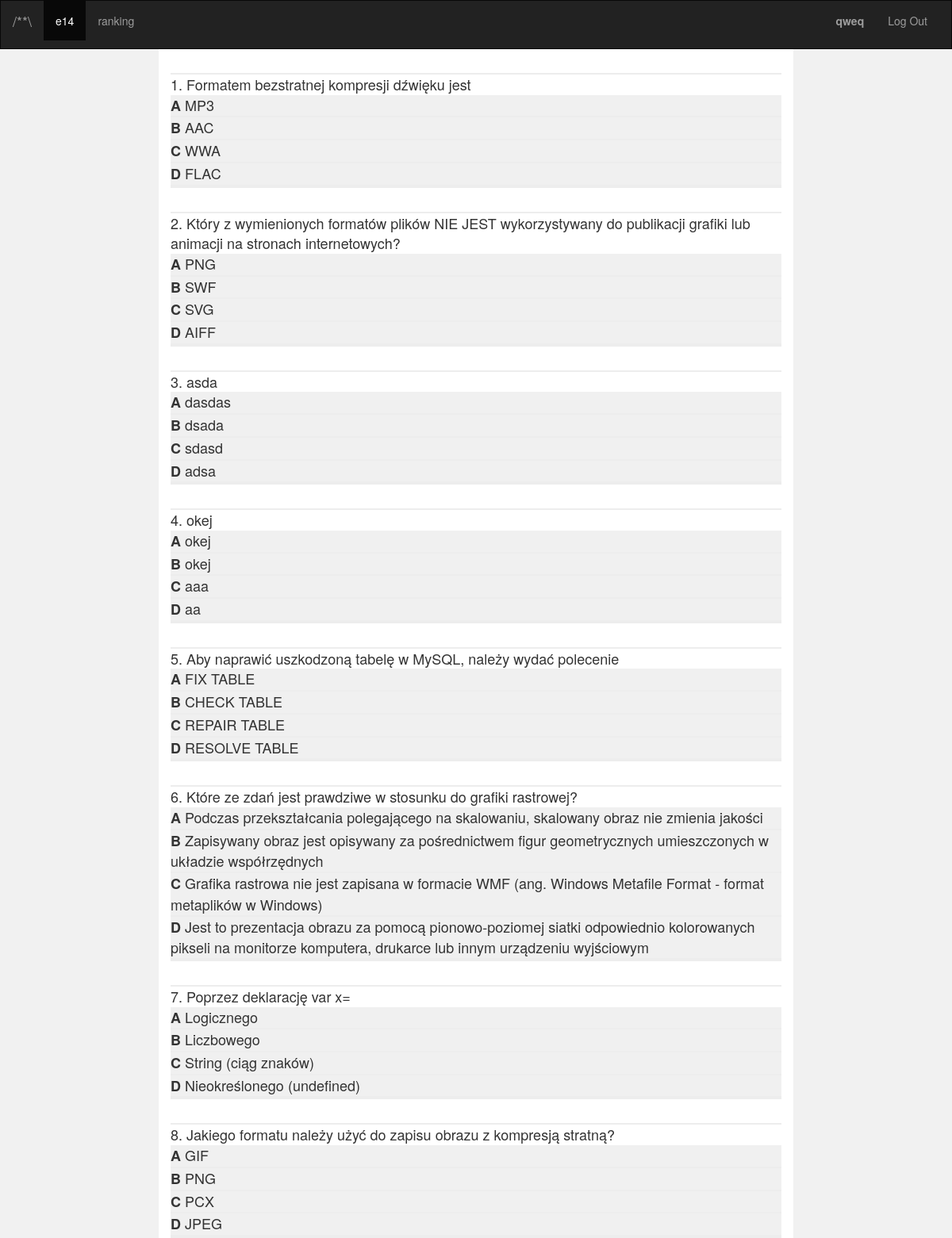
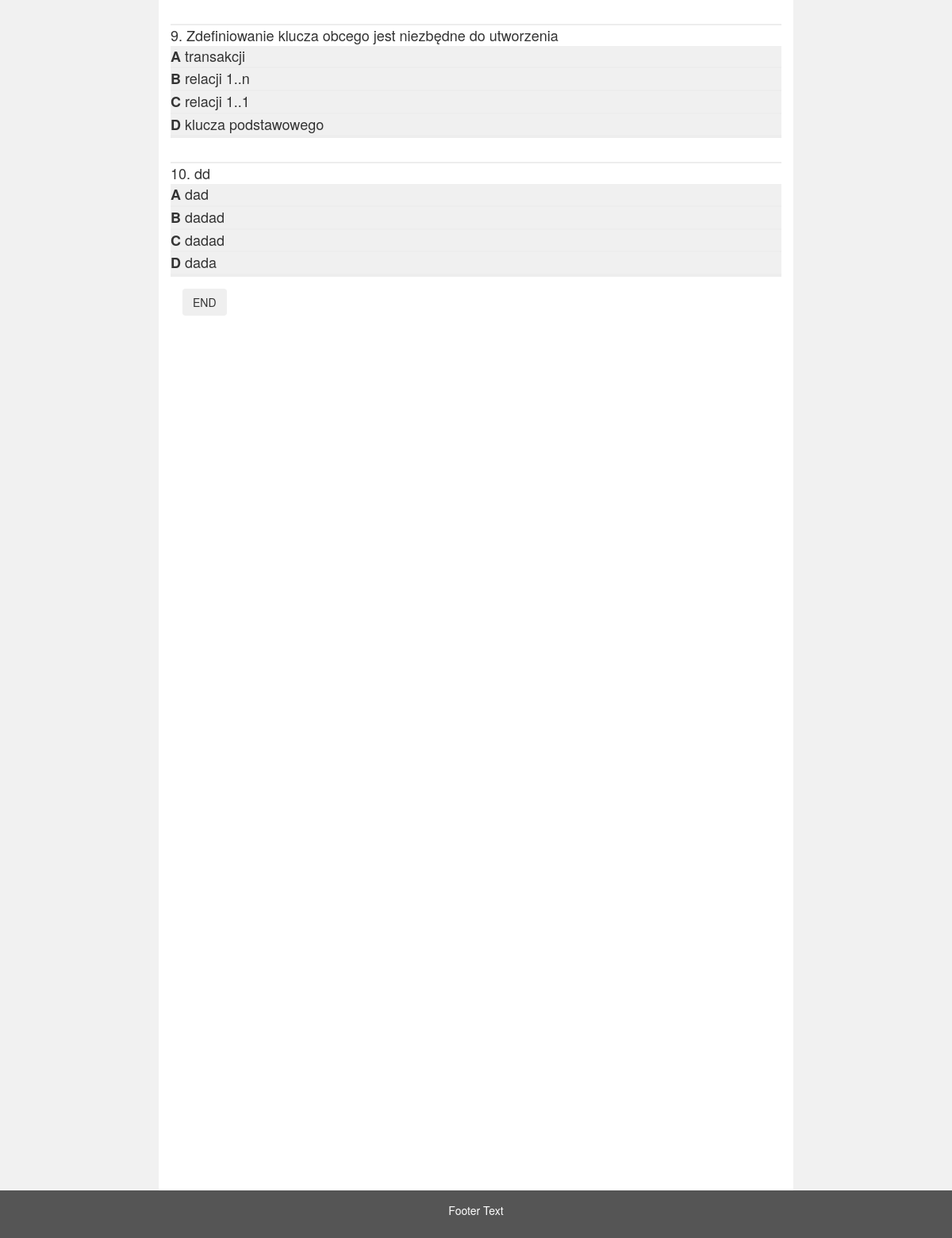
The app's page /main.php (signed in) with its own data (2 pictures, top to bottom).
### tables this page shows
CREATE TABLE `questions` (
  `id` int(11) NOT NULL,
  `question` text NOT NULL,
  `a` text NOT NULL,
  `b` text NOT NULL,
  `c` text NOT NULL,
  `d` text NOT NULL,
  `answer` varchar(4) NOT NULL
);

### main.php (the view, shortened to what this page needs)
<!DOCTYPE html>
<html lang = 'en'>
<head>
<link rel = 'stylesheet' href = 'https://maxcdn.bootstrapcdn.com/bootstrap/3.4.1/css/bootstrap.min.css'>
</head>
<body>
<nav class="navbar navbar-inverse">
  <div class="container-fluid">
    <div class="navbar-header">
      <a class="navbar-brand" href="#">/**\</a>
    </div>
    <div class="collapse navbar-collapse" id="myNavbar">
      <ul class="nav navbar-nav">
        <li class="active" ><a href="#">e14</a></li>
        <li><a href="ranking.php">ranking</a></li>
      </ul>
      <ul class="nav navbar-nav navbar-right">
        <?php  if (isset($_SESSION['username'])) : ?>
            <li><a href="#">
    	      <strong><?php echo $_SESSION['username']; ?></strong></p>
            </a></li>
            <li><a href="index.php?logout='1'">Log Out
          </a></li>
          <?php  else:  ?>
        <li><a href="./index.php"><span class="glyphicon glyphicon-log-in"></span> Login</a></li>
        <?php endif ?>
      </ul>
    </div>
  </div>
</nav>
<div class="container-fluid text-center">
  <div class="row content">
    <div class="col-sm-2 sidenav">
    </div>
    <div class="col-sm-8 text-left">
      <?php
      $conn = new mysqli('localhost', 'root', '', 'registration');
    $Number = 1;
    $Answers = array();
    $Questions = array();
    echo '<form method="post" action="main.php">';
    $sql = "SELECT id, question, a, b, c, d, answer FROM questions ORDER BY RAND() LIMIT 10 ";
      $result = $conn->query($sql);
      if ($result->num_rows > 0) {
        while($row = $result->fetch_assoc()) {
            if($Number<11){
              echo '<div class="question">'. $Number. ". ".$row["question"] .
              '<div class="answer" onclick="setValue(this)"><input style="display:none" type="radio" name="'.$Number.'" value="A">'."<b>A</b> ". strval($row['a']). '</div>'.
              '<div class="answer" onclick="setValue(this)"><input style="display:none" type="radio" name="'.$Number.'" value="B">'."<b>B</b> ". strval($row['b']). '</div>'.
              '<div class="answer" onclick="setValue(this)"><input style="display:none" type="radio" name="'.$Number.'" value="C">'."<b>C</b> ". strval($row['c']). '</div>'.
              '<div class="answer" onclick="setValue(this)"><input style="display:none" type="radio" name="'.$Number.'" value="D">'."<b>D</b> ". strval($row['d']). '</div>'."</div>";
              $Number++;
              array_push($Answers, $row['answer']);
              array_push($Questions,$row['question']);
            }
        }
    }
    $AnswersToString = implode(",",$Answers);
    $QuestionsToString = implode("|",$Questions);
    echo '<input type="hidden" name="answers" value="'.$AnswersToString.'">'.'<input type="hidden" name="quest" value="'.$QuestionsToString.'">'.'<button type="submit" name="show_answers" class="btn" id="btnend">END</button></form>' ;
      ?>
    </div>
    <div class="col-sm-2 sidenav">
    </div>
  </div>
</div>
<footer class="container-fluid text-center">
<p>Footer Text</p>
</footer>
</body>
</html>

### main.php (style rules this page uses)
.navbar { margin-bottom: 0; border-radius: 0; }
.row.content { height: 3000px; }
.sidenav { padding-top: 20px; background-color: #f1f1f1; height: 100%; }
footer { background-color: #555; color: white; padding: 15px; }
.question { margin-top:30px; font-size: 18px; border-top: 2px solid #ededed; border-bottom: 2px solid #ededed; cursor: default; }
.answer { font-size: 18px; border-bottom: 2px solid #ededed; background-color: #f0f0f0; }
#btnend { margin: 15px; }

### records on screen
questions: question "Formatem bezstratnej kompresji dźwięku jest", a "MP3", b "AAC", c "WWA", d "FLAC"
questions: question "Który z wymienionych formatów plików NIE JEST wykorzystywany do publikacji grafiki lub animacji na stronach internetowych?", a "PNG", b "SWF", c "SVG", d "AIFF"
questions: question "asda", a "dasdas", b "dsada", c "sdasd", d "adsa"
questions: question "okej", a "okej", b "okej", c "aaa", d "aa"
questions: question "Aby naprawić uszkodzoną tabelę w MySQL, należy wydać polecenie", a "FIX TABLE", b "CHECK TABLE", c "REPAIR TABLE", d "RESOLVE TABLE"
questions: question "Które ze zdań jest prawdziwe w stosunku do grafiki rastrowej?", a "Podczas przekształcania polegającego na skalowaniu, skalowany obraz nie zmienia jakości", b "Zapisywany obraz jest opisywany za pośrednictwem figur geometrycznych umieszczonych w układzie współrzędnych", c "Grafika rastrowa nie jest zapisana w formacie WMF (ang. Windows Metafile Format - format metaplików w Windows)", d "Jest to prezentacja obrazu za pomocą pionowo-poziomej siatki odpowiednio kolorowanych pikseli na monitorze komputera, drukarce lub innym urządzeniu wyjściowym"
questions: question "Poprzez deklarację var x=", a "Logicznego", b "Liczbowego", c "String (ciąg znaków)", d "Nieokreślonego (undefined)"
questions: question "Jakiego formatu należy użyć do zapisu obrazu z kompresją stratną?", a "GIF", b "PNG", c "PCX", d "JPEG"
questions: question "Zdefiniowanie klucza obcego jest niezbędne do utworzenia", a "transakcji", b "relacji 1..n", c "relacji 1..1", d "klucza podstawowego"
questions: question "dd", a "dad", b "dadad", c "dadad", d "dada"

### other values on screen
$_SESSION['username'] "qweq"
